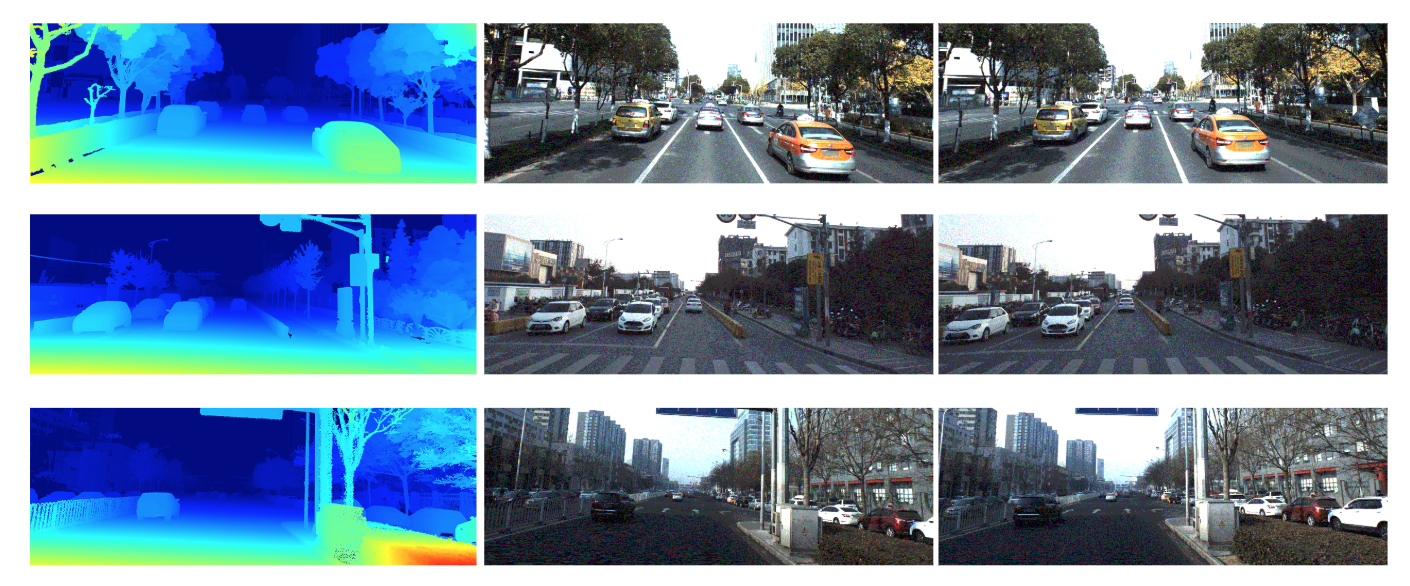
#> input picture examples/stereo_depth.png, 1410 x 586 px, given in place of 180602_015140124_Camera_5.jpg, which was not available
$ python data_test.py   (older library calls are emulated)
#> lines starting #> are read from the running program, lines starting #| are printed output that depends on the picture; pictures that were not available may be replaced by others from this repository, and a replacement may not be noted
### utils/data.py
"""
    Brief: Apollo dataset path and parameters config class
    Author: wangpeng54@baidu.com
    Date: 2018/6/10
"""

import cv2
import numpy as np
import utils as uts


class ApolloScape(object):
    def __init__(self, args=None, scale=1.0, use_stereo=False):
        self._data_dir = './apolloscape/'
        self._args = args
        self._scale = scale
        self._get_data_parameters()
        if use_stereo:
            self._get_stereo_rectify_params()

    def _get_data_parameters(self):
        """get the data configuration of the dataset.
           These parameters are shared across different tasks
        """
        self._data_config = {}
        self._data_config['image_size_raw'] = [2710, 3384]
        # when need to rescale image due to large data
        self._data_config['image_size'] = [int(2710 * self._scale),
                                           int(3384 * self._scale)]

        # fx, fy, cx, cy
        self._data_config['intrinsic'] = {
            'Camera_5': np.array(
                [2304.54786556982, 2305.875668062,
                 1686.23787612802, 1354.98486439791]),
            'Camera_6': np.array(
                [2300.39065314361, 2301.31478860597,
                 1713.21615190657, 1342.91100799715])}

        # normalized intrinsic for handling image resizing
        cam_names = self._data_config['intrinsic'].keys()
        for c_name in cam_names:
            self._data_config['intrinsic'][c_name][[0, 2]] /= \
                self._data_config['image_size_raw'][1]
            self._data_config['intrinsic'][c_name][[1, 3]] /= \
                self._data_config['image_size_raw'][0]

        # relative pose of camera 6 wrt camera 5
        self._data_config['extrinsic'] = {
            'R': np.array([
                [9.96978057e-01, 3.91718762e-02, -6.70849865e-02],
                [-3.93257593e-02, 9.99225970e-01, -9.74686202e-04],
                [6.69948100e-02, 3.60985263e-03, 9.97746748e-01]]),
            'T': np.array([-0.6213358, 0.02198739, -0.01986043])
        }

        # crop margin after stereo rectify for getting the region
        # with stereo matching, however it can remove some valid region
        self._data_config['stereo_crop'] = np.array(
            [1232., 668., 2500., 2716.])
        self._data_config['stereo_crop'][[0, 2]] /= \
            self._data_config['image_size_raw'][0]
        self._data_config['stereo_crop'][[1, 3]] /= \
            self._data_config['image_size_raw'][1]

    def _get_stereo_rectify_params(self):
        """ if using stereo, we need to findout the stereo parameters,
            based on the extrinsic parameters for the two cameras
        """
        camera_names = self._data_config['intrinsic'].keys()
        camera5_mat = uts.intrinsic_vec_to_mat(
            self._data_config['intrinsic']['Camera_5'],
            self._data_config['image_size'])
        camera6_mat = uts.intrinsic_vec_to_mat(
            self._data_config['intrinsic']['Camera_6'],
            self._data_config['image_size'])

        distCoeff = np.zeros(4)
        image_size = (self._data_config['image_size'][1],
                      self._data_config['image_size'][0])

        # compare the two image
        R1, R2, P1, P2, Q, roi1, roi2 = cv2.stereoRectify(
            cameraMatrix1=camera5_mat,
            distCoeffs1=distCoeff,
            cameraMatrix2=camera6_mat,
            distCoeffs2=distCoeff,
            imageSize=image_size,
            R=self._data_config['extrinsic']['R'],
            T=self._data_config['extrinsic']['T'],
            flags=cv2.CALIB_ZERO_DISPARITY,
            alpha=1)

        # for warping image 5
        map1x, map1y = cv2.initUndistortRectifyMap(
            cameraMatrix=camera5_mat,
            distCoeffs=distCoeff,
            R=R1,
            newCameraMatrix=P1,
            size=image_size,
            m1type=cv2.CV_32FC1)

        # for warping image 6
        map2x, map2y = cv2.initUndistortRectifyMap(
            cameraMatrix=camera6_mat,
            distCoeffs=distCoeff,
            R=R2,
            newCameraMatrix=P2,
            size=image_size,
            m1type=cv2.CV_32FC1)

        res = {'Camera_5_rot': R1,
               'Camera_5_intr': P1,
               'Camera_5_mapx': map1x,
               'Camera_5_mapy': map1y,
               'Camera_6_rot': R2,
               'Camera_6_intr': P2,
               'Camera_6_mapx': map2x,
               'Camera_6_mapy': map2y}

        # get new intrinsic and rotation parameters after rectification
        for name in camera_names:
            res[name + '_intr'] = uts.intrinsic_mat_to_vec(res[name + '_intr'])
            res[name + '_intr'][[0, 2]] /= self._data_config['image_size'][1]
            res[name + '_intr'][[1, 3]] /= self._data_config['image_size'][0]
            rect_extr_mat = np.eye(4)
            rect_extr_mat[:3, :3] = res[name + '_rot']
            res[name + '_ext'] = rect_extr_mat

        self._data_config.update(res)

    def stereo_rectify(self, image, camera_name,
                       interpolation=cv2.INTER_LINEAR):
        """ Given an image we rectify this image for stereo matching
        Input:
            image: the input image
            camera_name: 'Camera_5' or 'Camera_6' the name of camera where the
                    image is
            interpolation: the method of warping
        Output:
            the rectified image
        """
        image_rect = cv2.remap(image,
                               self._data_config[camera_name + '_mapx'],
                               self._data_config[camera_name + '_mapy'],
                               interpolation)
        return image_rect

    # [40 lines left out: functions get_3d_car_config, get_self_local_config, get_intrinsic, not called in this run]

### utils/utils.py
"""
    Brief: Utility functions of apolloscape tool kit
    Author: wangpeng54@baidu.com
    Date: 2018/6/10
"""

import numpy as np
import math


# [29 lines left out: function euler_angles_to_quaternions, not called in this run]


def intrinsic_mat_to_vec(K):
    """Convert a 3x3 intrinsic vector to a 4 dim intrinsic
       matrix
    """
    return np.array([K[0, 0], K[1, 1], K[0, 2], K[1, 2]])


def intrinsic_vec_to_mat(intrinsic, shape=None):
    """Convert a 4 dim intrinsic vector to a 3x3 intrinsic
       matrix
    """
    if shape is None:
        shape = [1, 1]

    K = np.zeros((3, 3), dtype=np.float32)
    K[0, 0] = intrinsic[0] * shape[1]
    K[1, 1] = intrinsic[1] * shape[0]
    K[0, 2] = intrinsic[2] * shape[1]
    K[1, 2] = intrinsic[3] * shape[0]
    K[2, 2] = 1.0

    return K


# [137 lines left out: functions round_prop_to, euler_angles_to_rotation_matrix, rotation_matrix_to_euler_angles, convert_pose_mat_to_6dof, trans_vec_to_mat, project, not called in this run]


def crop_image(image, crop_in):
    """crop an image by given image
    Input:
        image: h x w or h x w x c image
        crop_in: a normalized crop
    """
    # crop must be a normalized crop
    crop = crop_in.copy()
    assert np.max(np.array(crop)) < 1.0
    h, w = image.shape[:2]
    crop[[0, 2]] *= h
    crop[[1, 3]] *= w
    crop = np.uint32(crop)

    if np.ndim(image) == 2:
        cropped_img = image[crop[0]:crop[2], crop[1]:crop[3]]
    elif np.ndim(image) == 3:
        cropped_img = image[crop[0]:crop[2], crop[1]:crop[3], :]
    else:
        raise ValueError('not support image dim > 3')

    return cropped_img


def plot_images(images,
                layout=[2, 2],
                fig_size=10,
                save_fig=False,
                fig_name=None):
    """Plot a dictionary of images:
    Input:
        images: dictionary {'image', image}
        layout: the subplot layout of output
        fig_size: size of figure
        save_fig: bool, whether save the plot images
        fig_name: if save_fig, then provide a name to save
    """

    import matplotlib.pyplot as plt
    import matplotlib.pylab as pylab

    plt.figure(figsize=(10, 5))
    pylab.rcParams['figure.figsize'] = fig_size, fig_size / 2
    Keys = images.keys()
    for iimg, name in enumerate(Keys):
        assert len(images[name].shape) >= 2

    for iimg, name in enumerate(Keys):
        s = plt.subplot(layout[0], layout[1], iimg + 1)
        plt.imshow(images[name])

        s.set_xticklabels([])
        s.set_yticklabels([])
        s.set_title(name)
        s.yaxis.set_ticks_position('none')
        s.xaxis.set_ticks_position('none')

    plt.tight_layout()
    if save_fig:
        pylab.savefig(fig_name)
    else:
        plt.show()


# [11 lines left out: function str2bool, not called in this run]


# [2 lines that do not run on import are left out]

### utils/data_test.py
import cv2
import data
import utils as uts
from collections import OrderedDict


def stereo_rectify_test():
    image_name = 'test/180602_015140124'
    dataset = data.ApolloScape(scale=1.0, use_stereo=True)
    images = OrderedDict([])
    image_size = dataset._data_config['image_size']
    for cam_name in ['Camera_5', 'Camera_6']:
        images[cam_name] = cv2.imread('%s_%s.jpg' % (image_name, cam_name))
        images[cam_name] = cv2.resize(
            images[cam_name], (image_size[1], image_size[0]))
        images[cam_name] = dataset.stereo_rectify(images[cam_name], cam_name)
#> in stereo_rectify, `image_rect = cv2.remap(image, self._data_config[camera_name + '_mapx']..`:
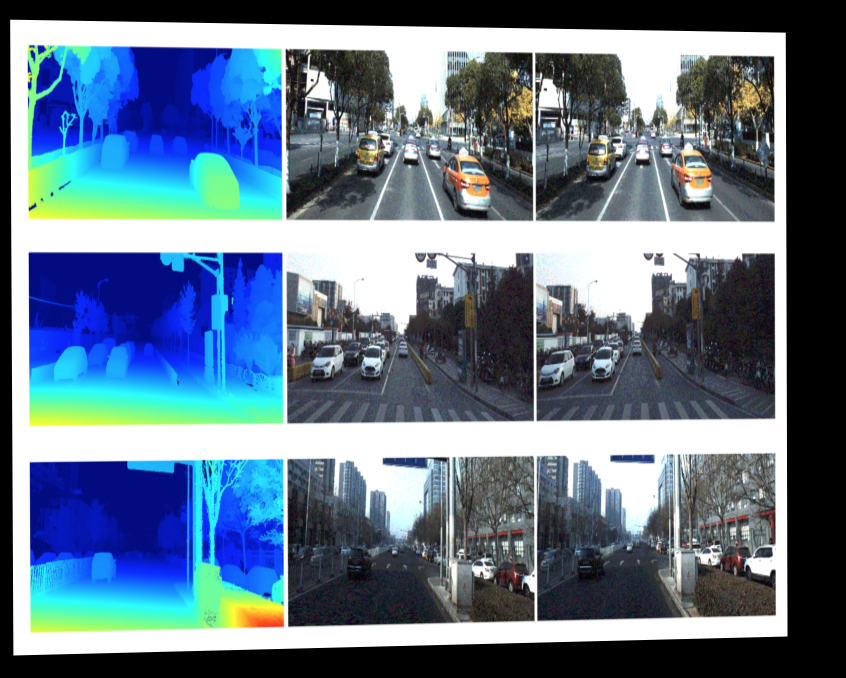
#> image_rect: shape (2710, 3384, 3) (shown at 1/4 size); mean of channels 0, 1, 2 138, 118.6, 98; drawn as B, G, R
#> in stereo_rectify, `image_rect = cv2.remap(image, self._data_config[camera_name + '_mapx']..`:
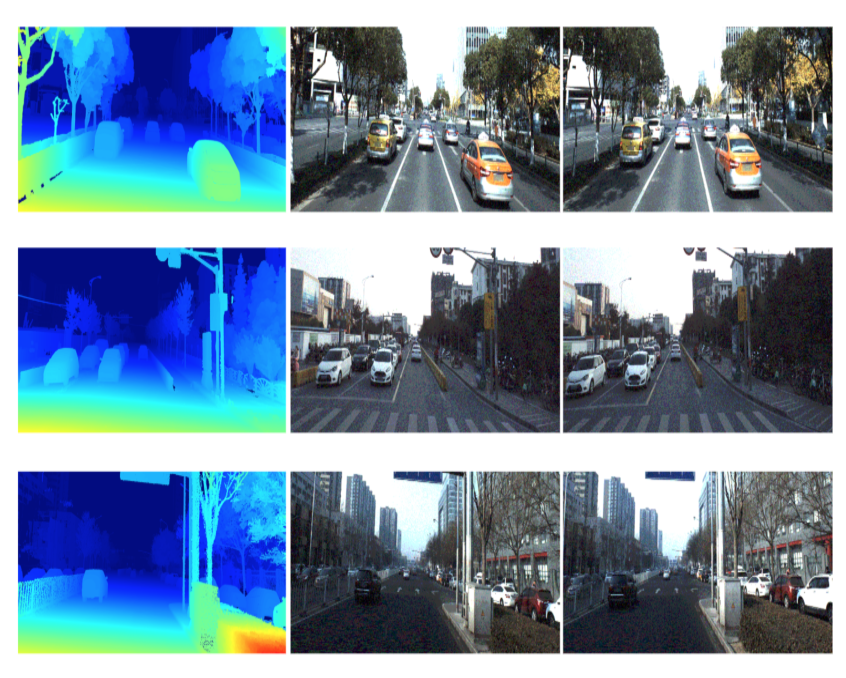
#> image: shape (2710, 3384, 3) (shown at 1/4 size); mean of channels 0, 1, 2 163.4, 141.3, 117.6; drawn as B, G, R
#> pass 2 of the loop in stereo_rectify_test, `for cam_name in ['Camera_5', 'Camera_6']:`:
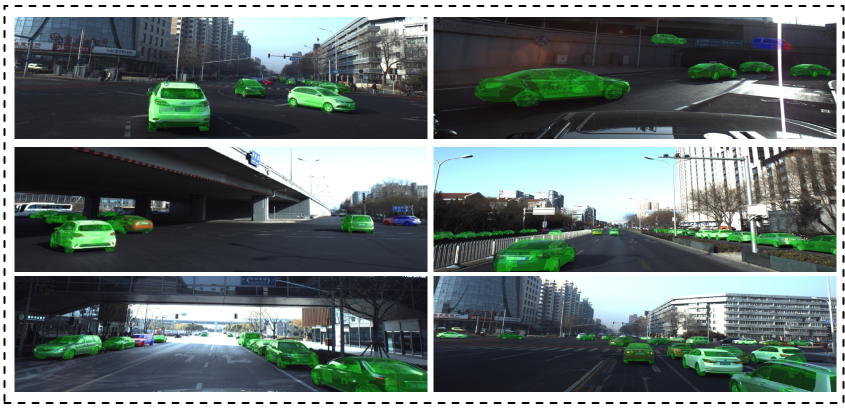
#> input picture examples/3d-car-instance.png, 1690 x 818 px, given in place of 180602_015140124_Camera_6.jpg, which was not available (shown at 1/2 size)
#> in stereo_rectify (call 2), `image_rect = cv2.remap(image, self._data_config[camera_name + '_mapx']..`:
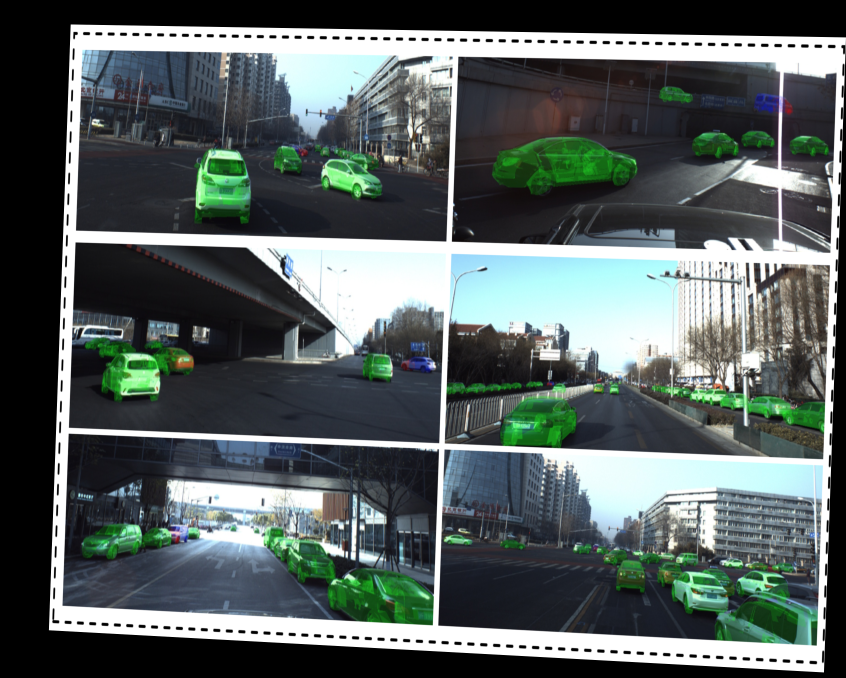
#> image_rect: shape (2710, 3384, 3) (shown at 1/4 size); mean of channels 0, 1, 2 96.8, 98.1, 88.1; drawn as B, G, R
#> in stereo_rectify (call 2), `image_rect = cv2.remap(image, self._data_config[camera_name + '_mapx']..`:
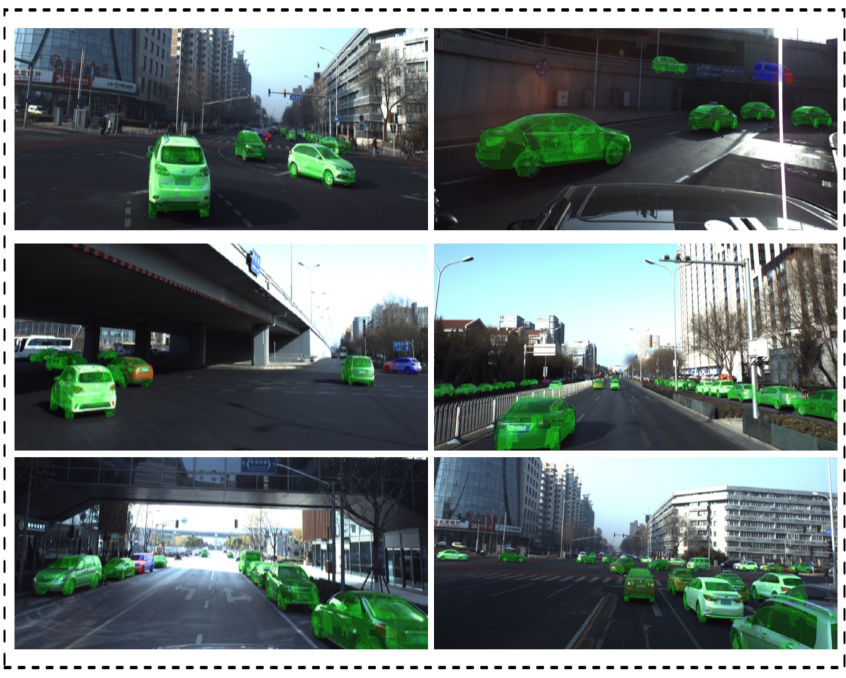
#> image: shape (2710, 3384, 3) (shown at 1/4 size); mean of channels 0, 1, 2 114.8, 116.3, 104.4; drawn as B, G, R

    for cam_name in ['Camera_5', 'Camera_6']:
        images[cam_name + '_crop'] = uts.crop_image(images[cam_name],
                                                    dataset._data_config['stereo_crop'])
#> this loop made 2 passes
#> crop in crop_image on passes 1 to 2: [1232, 668, 2500, 2716], [1232, 668, 2500, 2716]
#> pass 1, in crop_image, `cropped_img = image[crop[0]:crop[2], crop[1]:crop[3], :]`:
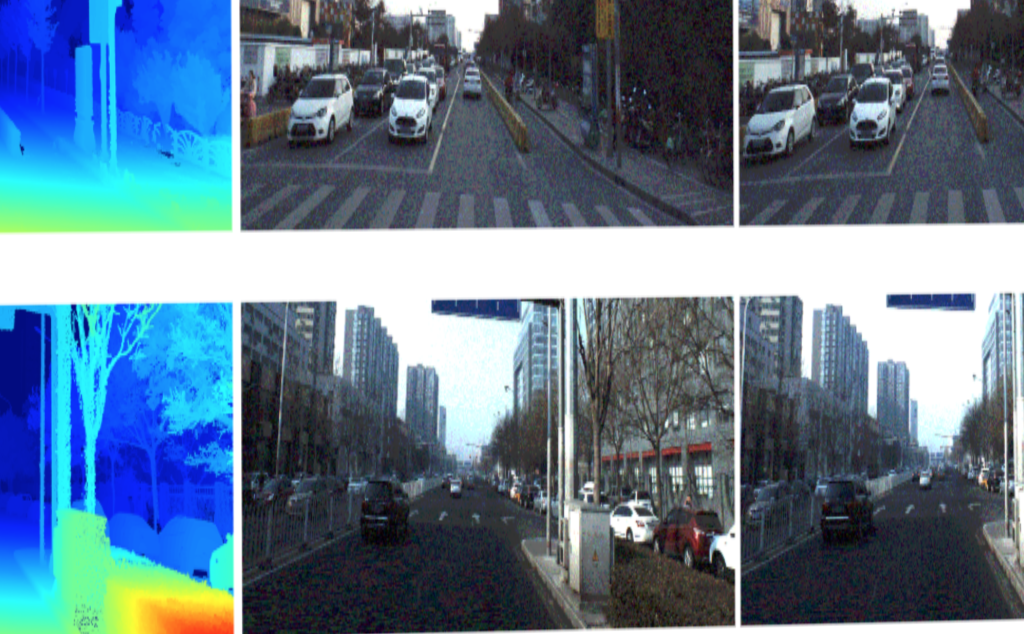
#> cropped_img: shape (1268, 2048, 3) (shown at 1/2 size); mean of channels 0, 1, 2 142, 121.3, 97.2; drawn as B, G, R
#> pass 2, in crop_image (call 2), `cropped_img = image[crop[0]:crop[2], crop[1]:crop[3], :]`:
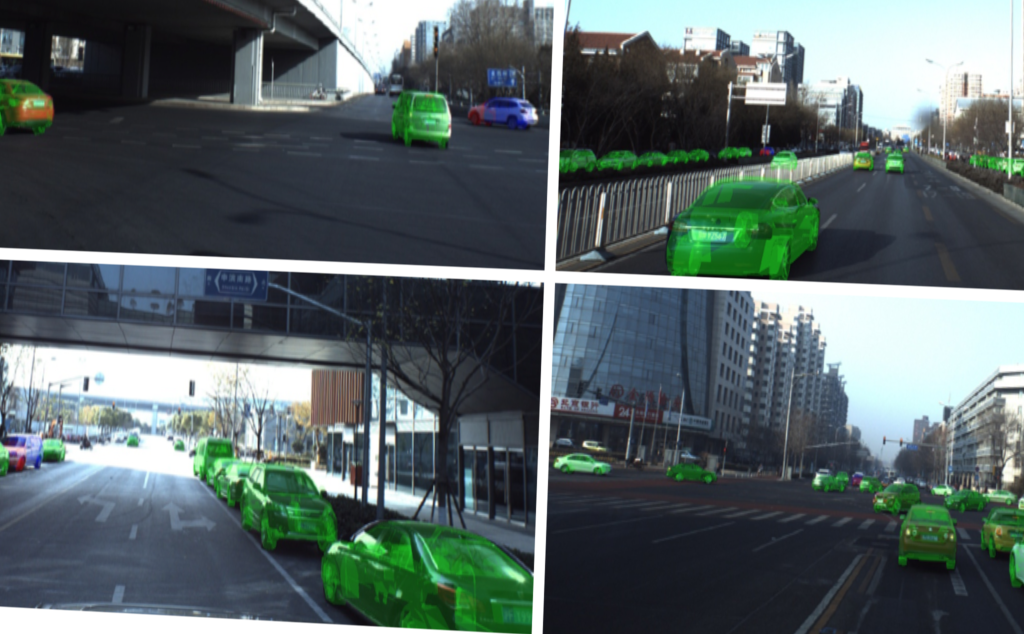
#> cropped_img: shape (1268, 2048, 3) (shown at 1/2 size); mean of channels 0, 1, 2 102.4, 101.9, 88.7; drawn as B, G, R
#> after the loop, images = 4 items

    uts.plot_images(images, layout=[2, 2])
#> the loop in plot_images, `for iimg, name in enumerate(Keys):` made 4 passes
#> name on passes 1 to 4: 'Camera_5', 'Camera_6', 'Camera_5_crop', 'Camera_6_crop'


if __name__ == '__main__':
    stereo_rectify_test()
    print('test data pass')
